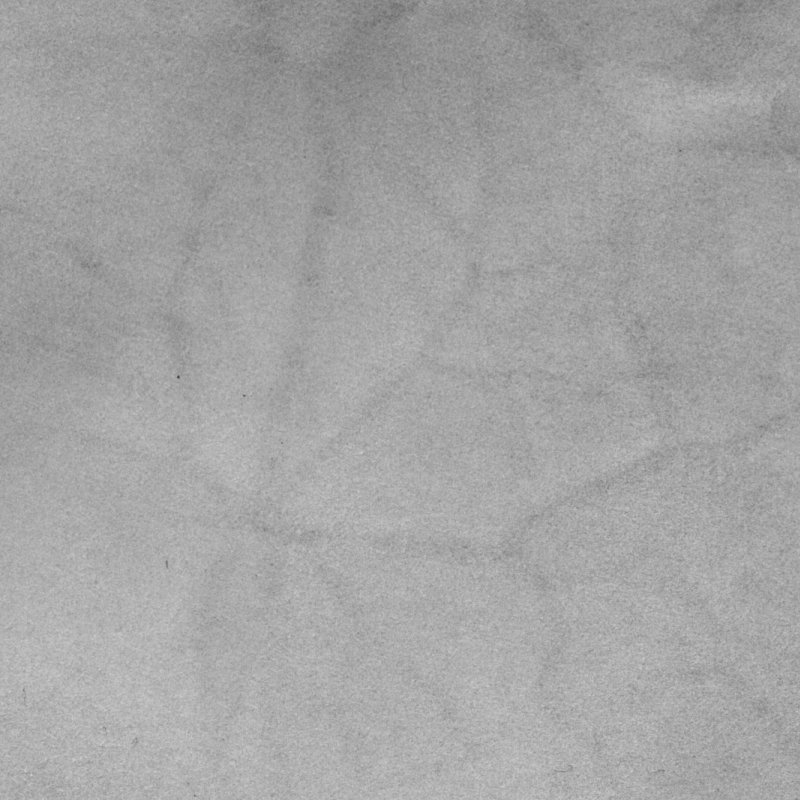
#> input picture skin9b.tif, 800 x 800 px
$ jupyter execute histogram.ipynb
#> lines starting #> are read from the running program, lines starting #| are printed output that depends on the picture
### modules_no_st.py
# necessary imports
import cv2 as cv
import numpy as np
from skimage.filters import gaussian

def sobel(image):
    return cv.Sobel(image, cv.CV_64F, 1, 0, ksize=5), cv.Sobel(image, cv.CV_64F, 0, 1, ksize=5)


def structure_tensor_calc(image):
    I_x, I_y = sobel(image)

    # structure tensor
    mu_20 = I_x ** 2
    mu_02 = I_y ** 2

    # k_20_real, k_20_im, k_11
    return mu_20 - mu_02, 2 * I_x * I_y, mu_20 + mu_02

def kval_gaussian(k_20_re, k_20_im, k_11, sigma):
    max_std = 3.0 # cut off gaussian after 3 standard deviations
    return gaussian(k_20_re, sigma=sigma, truncate=max_std), gaussian(k_20_im, sigma=sigma, truncate=max_std), gaussian(k_11, sigma=sigma, truncate=max_std)


def coh_ang_calc(image, sigma_inner=2, epsilon=1e-3, kernel_radius=3):
    # image: 2d grayscale image, perchance already mean downscaled a bit
    # sigma_outer: sigma for gradient detection
    # sigma_inner: sigma controlling bandwidth of angles detected
    # epsilon: prevent div0 error for coherence
    # kernel_radius: kernel size for gaussians - kernel will be 2*kernel_radius + 1 wide

    k_20_re, k_20_im, k_11 = structure_tensor_calc(image)

    # this is sampling local area with w(p)
    k_20_re, k_20_im, k_11 = kval_gaussian(k_20_re, k_20_im, k_11, sigma_inner)

    # return coherence (|k_20|/k_11), orientation (angle of k_20)
    return (k_20_re ** 2 + k_20_im ** 2) / (k_11 + epsilon) ** 2, np.arctan2(k_20_im, k_20_re)


# get rbg of image, coherence, and angle

def orient_hsv(image, coherence_image, angle_img, mode="all", angle_phase=0, invert=False):
    angle_img  = (angle_img - angle_phase*np.pi/90.0) % (np.pi * 2)

    hsv_image = np.zeros((image.shape[0], image.shape[1], 3), dtype=np.float32)
    # intial hue calculation - [0, 1)
    hue_img = (angle_img) / (np.pi * 3) # i dont know why this uses 3pi but it looks good

    if mode == 'all':
        hsv_image[:, :, 0] = hue_img  # Hue: Orientation
        hsv_image[:, :, 1] = coherence_image # Saturation: Coherence
        hsv_image[:, :, 2] = image if not invert else 1 - image  # Value: Intensity

    elif mode == 'coherence':
        hsv_image[:, :, 0] = 0
        hsv_image[:, :, 1] = 0
        hsv_image[:, :, 2] = coherence_image # * np.mean(normalized_image[chunk_y, chunk_x])

    elif mode == 'angle':
        hsv_image[:, :, 0] = hue_img  # Hue: Orientation
        hsv_image[:, :, 1] = coherence_image
        hsv_image[:, :, 2] = 1

    elif mode == 'angle_bw':
        hsv_image[:, :, 0] = 0
        hsv_image[:, :, 1] = 0
        hsv_image[:, :, 2] = (angle_img) / (2 * np.pi)
    else:
        assert False, "Invalid mode"

    return cv.cvtColor((hsv_image * 255).astype(np.uint8), cv.COLOR_HSV2RGB)

# returns a non-normalized array of size (num_bins), containing weighted coherence values
# expecting ang to be [-np.pi, np.pi]
def weightedHistogram(coh, ang, num_bins):
    bin_width = np.pi*2/num_bins
    # print(bin_width)
    ang = np.floor(((ang + 2 * np.pi) % (np.pi * 2))/bin_width) # should be from 0 to num_bins
    # print(ang, "ang min ang max \n\n\n", ang.min(), ang.max(), len(np.unique(ang)))
    cohang = np.stack((coh, ang), axis=-1)
    x, y, _ = cohang.shape
    flat = cohang.reshape((x*y, 2))
    flat = flat[np.argsort(flat[:, 1])]
    hist = np.zeros((num_bins))
    np.add.at(hist, flat[:, 1].astype(np.int16), flat[:, 0])
    return hist

### histogram.ipynb
[cell 1]
import numpy as numpy
import cv2 as cv
import matplotlib.pyplot as plt
from skimage import color
from skimage.transform import rescale

drum = cv.imread("skin9b.tif")
#> drum is the input picture: shape (800, 800, 3); min 73, max 205, mean 164.1
drum_gray = color.rgb2gray(drum)
drum_small = rescale(drum_gray, 0.3)
plt.imshow(drum_small, cmap='gray');

[cell 2]
from modules_no_st import *
coh, ang = coh_ang_calc(drum_small, epsilon=0.1, sigma_inner=3)
#> in structure_tensor_calc, `I_x, I_y = sobel(image)`:
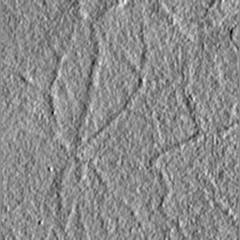
#> I_x: shape (240, 240) float64; min -3.34, max 2.75, mean -0.0106; drawn with min black and max white
#> in structure_tensor_calc, `I_x, I_y = sobel(image)`:
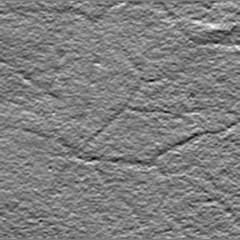
#> I_y: shape (240, 240) float64; min -3.11, max 3.23, mean 0.0565; drawn with min black and max white
#> in coh_ang_calc, `k_20_re, k_20_im, k_11 = kval_gaussian(k_20_re, k_20_im, k_11, sigma_i..`:
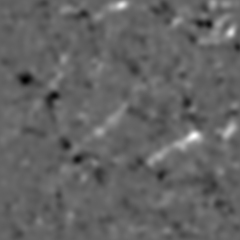
#> k_20_im: shape (240, 240) float64; min -1.14, max 1.77, mean 0.00546; drawn with min black and max white
#> in coh_ang_calc, `k_20_re, k_20_im, k_11 = kval_gaussian(k_20_re, k_20_im, k_11, sigma_i..`:
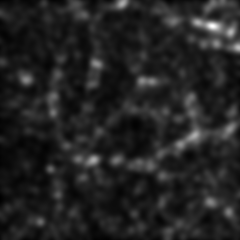
#> k_11: shape (240, 240) float64; min 0.111, max 3.63, mean 0.602; drawn with min black and max white
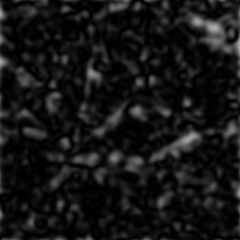
#> coh: shape (240, 240) float64; min 1.19e-07, max 0.683, mean 0.0854
num_bins = 500
histogram_hopefully = weightedHistogram(coh, ang, num_bins)
#> in weightedHistogram, `ang = np.floor(((ang + 2 * np.pi) % (np.pi * 2))/bin_width)`:
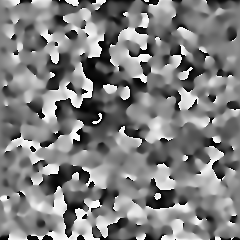
#> ang: shape (240, 240) float64; min 0, max 499, mean 248.6; drawn with min black and max white
#> in weightedHistogram, `flat = cohang.reshape((x*y, 2))`: flat = 57600 pairs, first value 1.19e-07 to 0.683, second value 0 to 499
#> histogram_hopefully = 500 values, max 35.07 at index 264, min 2.74 at index 430, mean 9.84
# plt.imshow(cohang[:, :, 1])
plt.plot(np.arange(num_bins), histogram_hopefully);
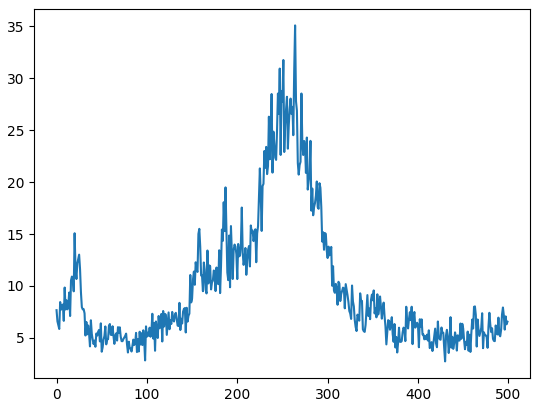
#> figure drawn by matplotlib, 1 panel; curve peaks at x = 264, y = 35.07

[cell 3]
plt.imshow(coh);

[cell 4]
plt.imshow(drum_small, cmap='gray');

[cell 5]
plt.imshow(orient_hsv(drum_small, coh, ang, mode='angle'));
#> in orient_hsv, `hue_img = (angle_img) / (np.pi * 3)`:
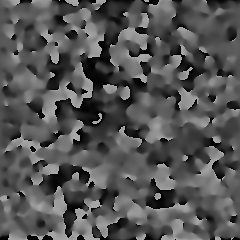
#> hue_img: shape (240, 240) float64; min 1.98e-06, max 0.667, mean 0.332
#> in orient_hsv, `hsv_image[:, :, 2] = 1`:
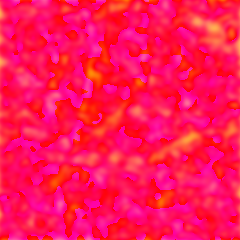
#> hsv_image: shape (240, 240, 3) float32; mean of channels 0, 1, 2 0.332, 0.0854, 1; drawn as B, G, R
#> in orient_hsv, `return cv.cvtColor((hsv_image * 255).astype(np.uint8), cv.COLOR_HSV2RGB)`:
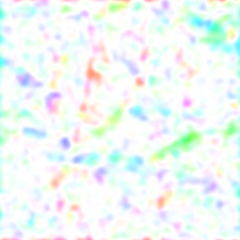
#> returned value: shape (240, 240, 3); mean R, G, B 239.8, 247.9, 245.8
